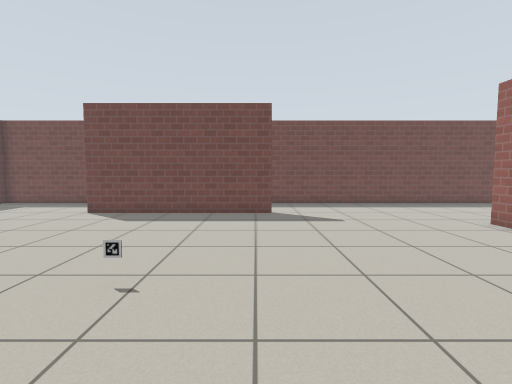
view 1 (above)

16 first-person views from a walk through a Gazebo world. The camera is 0.94 m above the floor, tilts 4° down and sees 85° across. Floor lines are 1 m apart. The floor is counted in squares, 0.5 m on a side. Each view is taken from the middle of a square. On the plan, view 1 faces up. The plan holds only what a view shows up to about 16 squares ahead; the rest is blank. Simple patterns stand in for the simulator's built-in surfaces.

view 2
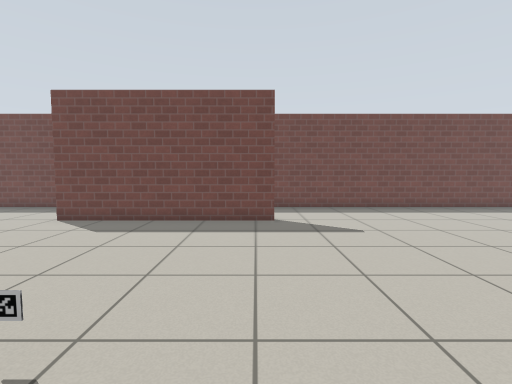

view 3
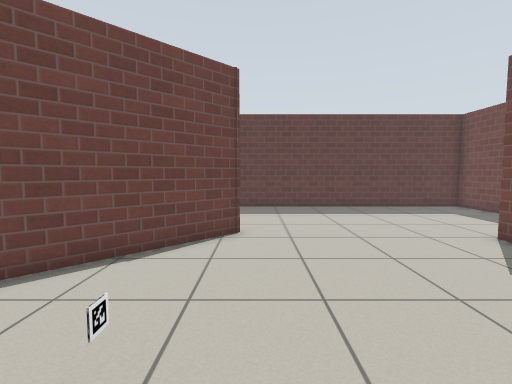

view 4
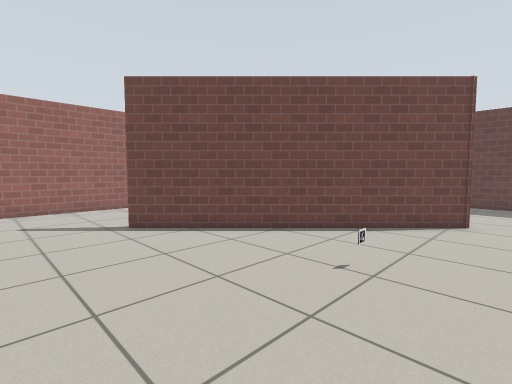

view 5
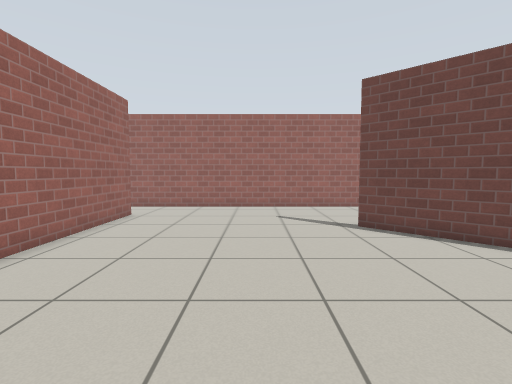

view 6
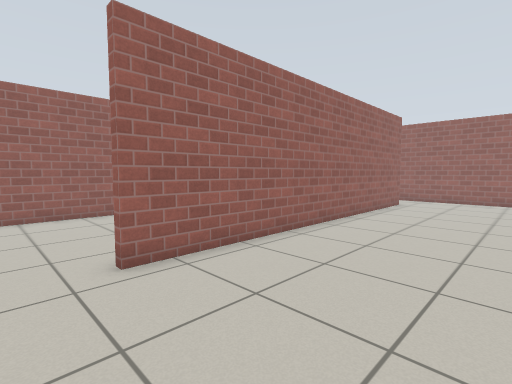

view 7
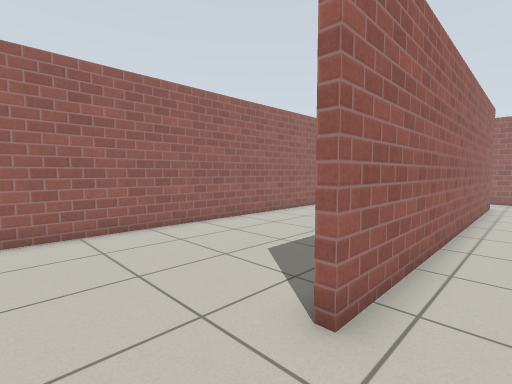

view 8
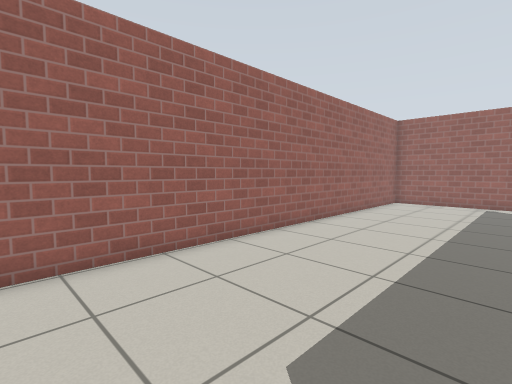

view 9
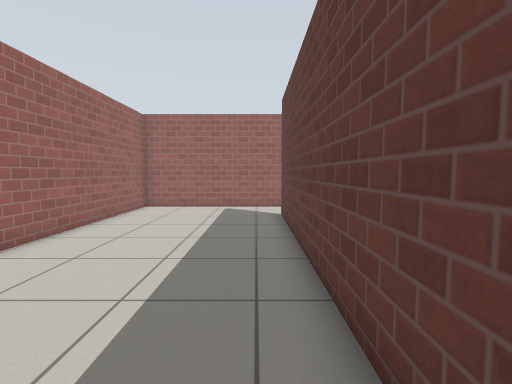

view 10
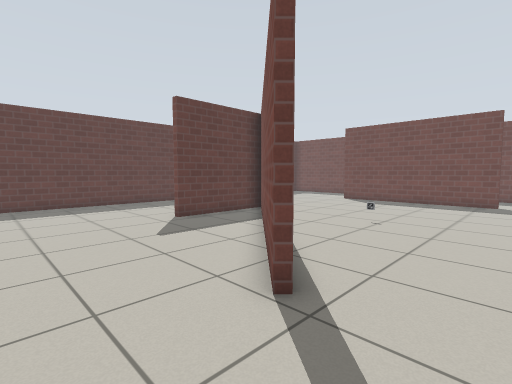

view 11
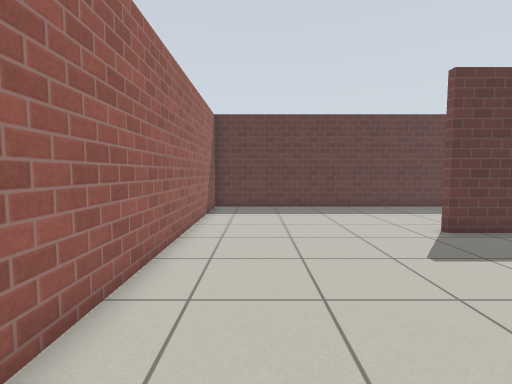

view 12
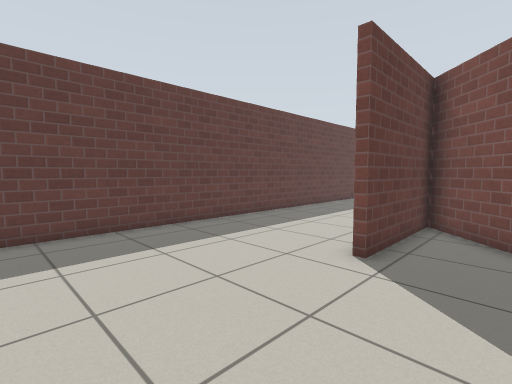

view 13
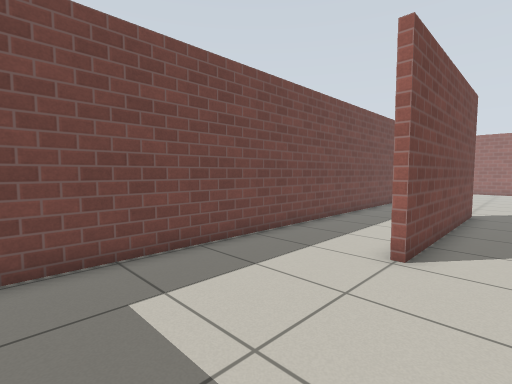

view 14
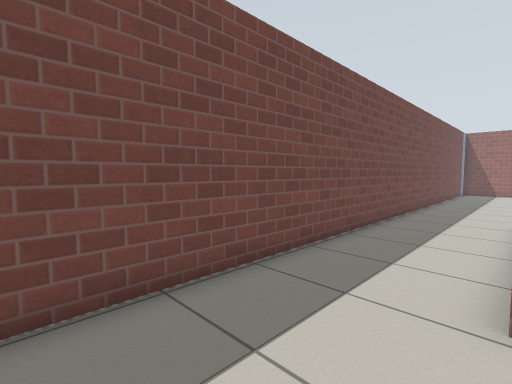

view 15
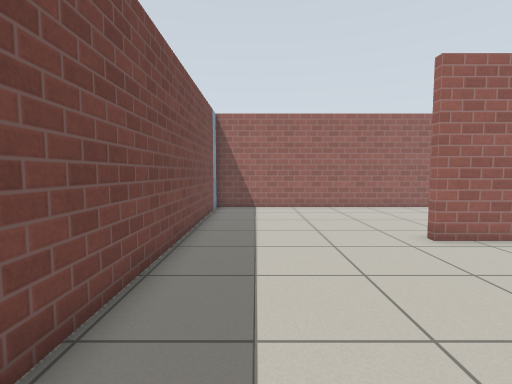

view 16
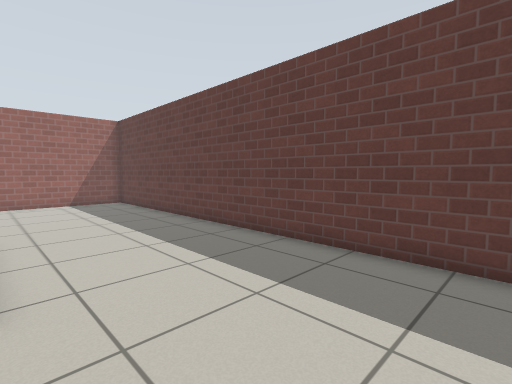

### Floor plan
Ten units are one square. View 1 is at (0, 0); x grows to the right and y downward. Boxes are objects, and circles mark ways between rooms. Rooms are numbered by the first view taken in them; rooms with no view inside come last. Other rooms are left out.
<svg viewBox="-158 -176 324 263">
<path fill="none" stroke="#000" d="M89 -59 89 52M8 -128 -78 -128 -78 -132M-7 29 -28 8M-87 -55 -5 27M86 55 86 -101M-36 82 161 82 161 -171 -153 -171 -153 -64M-28 8 -85 -49 -85 1M-153 -64 -153 82 -36 82"/>
<rect x="-25" y="-55" width="10" height="10" fill="#bbb"><title>marker</title></rect>
<circle cx="-120" cy="-56" r="3" fill="#2a7"/>
<circle cx="-40" cy="45" r="3" fill="#2a7"/>
<text x="30" y="-60">1</text>
<text x="-100" y="20">2</text>
</svg>
Room 1 opens to room 2.

Where each view was taken, in squares from view 1:
view 1: 0 up, 0 right, facing up
view 2: 2 up, 0 right, facing up
view 3: 6 up, 0 right, facing left
view 4: 7 up, 3 right, facing down-left
view 5: 7 up, 3 right, facing down
view 6: 12 up, 3 right, facing down-right
view 7: 13 up, 7 right, facing down-right
view 8: 10 up, 10 right, facing down-right
view 9: 7 up, 10 right, facing down
view 10: 6 down, 2 right, facing up-left
view 11: 6 down, 0 right, facing left
view 12: 6 down, 6 left, facing up-left
view 13: 11 up, 14 left, facing up-right
view 14: 13 up, 12 left, facing up-right
view 15: 15 up, 1 right, facing right
view 16: 10 up, 9 left, facing down-left
